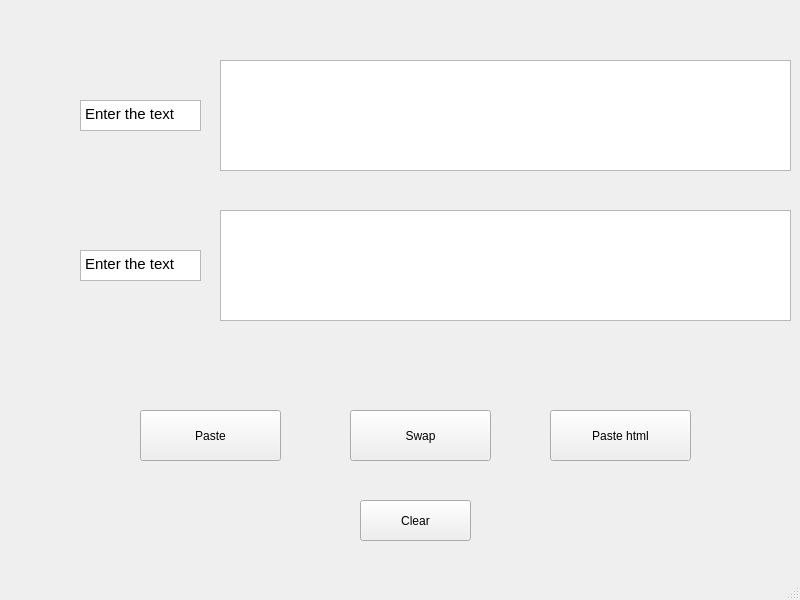
<?xml version="1.0" encoding="UTF-8"?>
<ui version="4.0">
 <class>MainWindow</class>
 <widget class="QMainWindow" name="MainWindow">
  <property name="geometry">
   <rect>
    <x>0</x>
    <y>0</y>
    <width>800</width>
    <height>600</height>
   </rect>
  </property>
  <property name="windowTitle">
   <string>MainWindow</string>
  </property>
  <widget class="QWidget" name="centralwidget">
   <widget class="QTextEdit" name="textEdit_1">
    <property name="geometry">
     <rect>
      <x>220</x>
      <y>60</y>
      <width>571</width>
      <height>111</height>
     </rect>
    </property>
   </widget>
   <widget class="QTextEdit" name="textEdit_2">
    <property name="geometry">
     <rect>
      <x>220</x>
      <y>210</y>
      <width>571</width>
      <height>111</height>
     </rect>
    </property>
   </widget>
   <widget class="QPushButton" name="pasteButton">
    <property name="geometry">
     <rect>
      <x>140</x>
      <y>410</y>
      <width>141</width>
      <height>51</height>
     </rect>
    </property>
    <property name="text">
     <string>Paste</string>
    </property>
   </widget>
   <widget class="QPushButton" name="swapButton">
    <property name="geometry">
     <rect>
      <x>350</x>
      <y>410</y>
      <width>141</width>
      <height>51</height>
     </rect>
    </property>
    <property name="text">
     <string>Swap</string>
    </property>
   </widget>
   <widget class="QPushButton" name="htmlButton">
    <property name="geometry">
     <rect>
      <x>550</x>
      <y>410</y>
      <width>141</width>
      <height>51</height>
     </rect>
    </property>
    <property name="text">
     <string>Paste html</string>
    </property>
   </widget>
   <widget class="QPushButton" name="clearButton">
    <property name="geometry">
     <rect>
      <x>360</x>
      <y>500</y>
      <width>111</width>
      <height>41</height>
     </rect>
    </property>
    <property name="text">
     <string>Clear</string>
    </property>
   </widget>
   <widget class="QTextBrowser" name="textBrowser">
    <property name="geometry">
     <rect>
      <x>80</x>
      <y>100</y>
      <width>121</width>
      <height>31</height>
     </rect>
    </property>
    <property name="html">
     <string>&lt;!DOCTYPE HTML PUBLIC &quot;-//W3C//DTD HTML 4.0//EN&quot; &quot;http://www.w3.org/TR/REC-html40/strict.dtd&quot;&gt;
&lt;html&gt;&lt;head&gt;&lt;meta name=&quot;qrichtext&quot; content=&quot;1&quot; /&gt;&lt;style type=&quot;text/css&quot;&gt;
p, li { white-space: pre-wrap; }
&lt;/style&gt;&lt;/head&gt;&lt;body style=&quot; font-family:'Ubuntu'; font-size:11pt; font-weight:400; font-style:normal;&quot;&gt;
&lt;p style=&quot; margin-top:0px; margin-bottom:0px; margin-left:0px; margin-right:0px; -qt-block-indent:0; text-indent:0px;&quot;&gt;Enter the text&lt;/p&gt;&lt;/body&gt;&lt;/html&gt;</string>
    </property>
   </widget>
   <widget class="QTextBrowser" name="textBrowser_2">
    <property name="geometry">
     <rect>
      <x>80</x>
      <y>250</y>
      <width>121</width>
      <height>31</height>
     </rect>
    </property>
    <property name="html">
     <string>&lt;!DOCTYPE HTML PUBLIC &quot;-//W3C//DTD HTML 4.0//EN&quot; &quot;http://www.w3.org/TR/REC-html40/strict.dtd&quot;&gt;
&lt;html&gt;&lt;head&gt;&lt;meta name=&quot;qrichtext&quot; content=&quot;1&quot; /&gt;&lt;style type=&quot;text/css&quot;&gt;
p, li { white-space: pre-wrap; }
&lt;/style&gt;&lt;/head&gt;&lt;body style=&quot; font-family:'Ubuntu'; font-size:11pt; font-weight:400; font-style:normal;&quot;&gt;
&lt;p style=&quot; margin-top:0px; margin-bottom:0px; margin-left:0px; margin-right:0px; -qt-block-indent:0; text-indent:0px;&quot;&gt;Enter the text&lt;/p&gt;&lt;/body&gt;&lt;/html&gt;</string>
    </property>
   </widget>
  </widget>
  <widget class="QMenuBar" name="menubar">
   <property name="geometry">
    <rect>
     <x>0</x>
     <y>0</y>
     <width>800</width>
     <height>22</height>
    </rect>
   </property>
  </widget>
  <widget class="QStatusBar" name="statusbar"/>
 </widget>
 <resources/>
 <connections/>
</ui>
